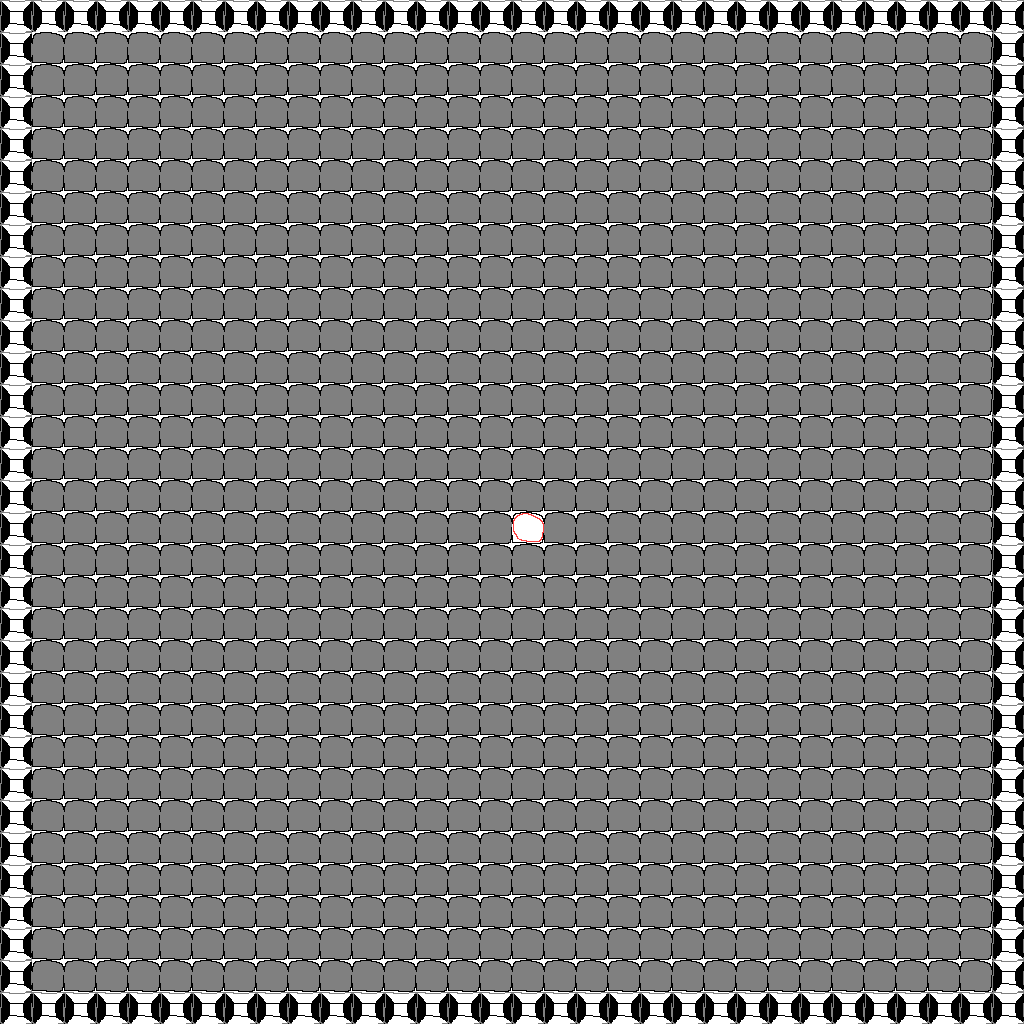

This game map was drawn from its Tiled (.tmx) file and the tilesets committed beside it. A one-line description and the trimmed map source follow:
An orthogonal 32x32 tile map with 32x32 px tiles, 1 tile layer (Tile Layer 1).

<map version="1.4" tiledversion="1.4.1" orientation="orthogonal" renderorder="right-down" width="32" height="32" tilewidth="32" tileheight="32" infinite="0" nextlayerid="2" nextobjectid="1">
 <editorsettings>
  <export target="../room/testroom.lua" format="lua" />
 </editorsettings>
 <tileset firstgid="1" source="tileset.tsx" />
 <layer id="1" name="Tile Layer 1" width="32" height="32">
  <data>[1024 cells, 1024 non-empty, 3 distinct tile ids]</data>
 </layer>
</map>